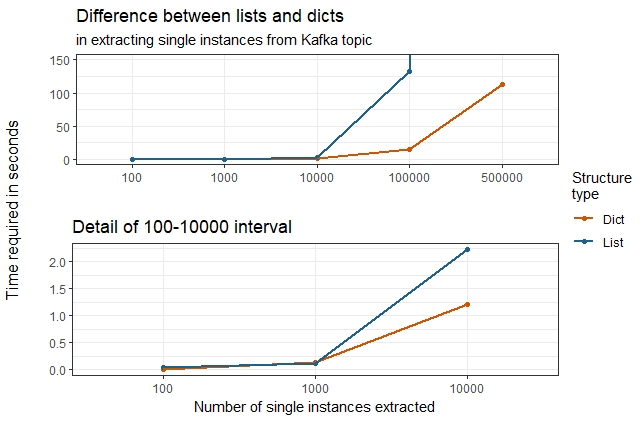

Recreate this plot in R.

# packages ----------------------------------------------------------------
library(ggplot2)
library(ggthemes)
library(ggpubr)


# import data -------------------------------------------------------------
data <- read.csv("benchmark_lists_dicts.csv", row.names = "X")
data$index <- row.names(data)
head(data)


# data processing ---------------------------------------------------------
data1 <- data[, c(1,3)]
names(data1) <- c("Times", "index")
data1$type <- c(rep("dict",5))
data1
data2 <- data[, c(2,3)]
data2
names(data2) <- c("Times", "index")
data2$type <- c(rep("list", 5))
data2
data_final <- rbind(data1, data2)
data_final



# plot full data ----------------------------------------------------------
full <- ggplot(data_final, aes(x = index, y = Times, group = type, color = type)) +
  geom_point(size = 1.5) + geom_line(size = .9) +
  coord_cartesian(ylim = c(0,150)) +
  theme_bw() +
  labs(subtitle = "in extracting single instances from Kafka topic", x = "", y = "") +
  ggtitle("Difference between lists and dicts") + 
  scale_colour_manual(values = c("#D35400", "#1F618D"),
                    name = "Structure \ntype",
                    breaks = c("dict", "list"),
                    labels = c("Dict", "List"))




# plot zoomed data --------------------------------------------------------
data_final
data_final2 <- data_final[c(1,2,3,6,7,8),]

zoom <- ggplot(data_final2, aes(x = index, y = Times, group = type, color = type)) +
  geom_point(size = 1.5) + geom_line(size = .9) +
  theme_bw() +
  labs(x = "Number of single instances extracted", y = "",
       title = "Detail of 100-10000 interval") +
  scale_colour_manual(values = c("#D35400", "#1F618D"),
                      name = "Structure \ntype",
                      breaks = c("dict", "list"),
                      labels = c("Dict", "List")) +
  theme(legend.position = "none")



# combining the two plots -------------------------------------------------
figure <- ggarrange(full, zoom,
          ncol = 1, nrow = 2,
          common.legend = TRUE, legend = "right")



# realize a common ylab ---------------------------------------------------
annotate_figure(figure,
                left = text_grob("Time required in seconds", color = "black", rot = 90)
)
